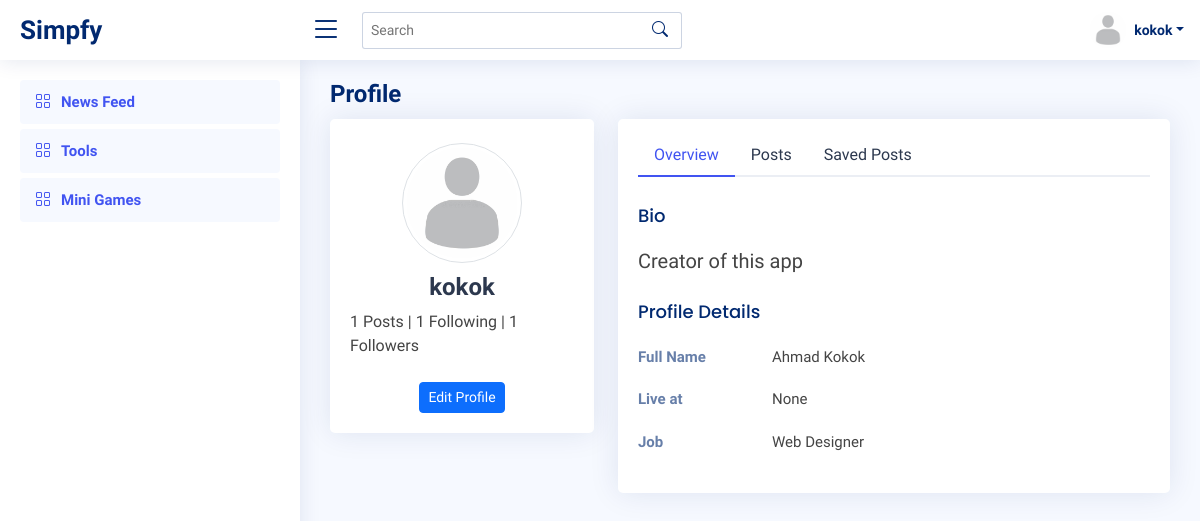
/profile/kokok (signed in), run on an earlier commit of the app's database.
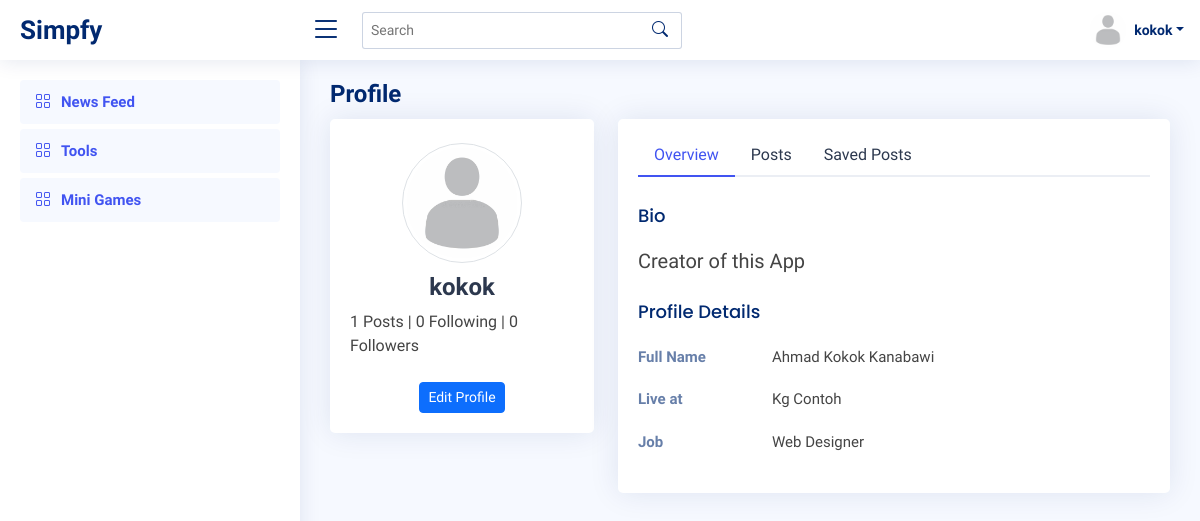
And on a later commit of the database.
### prof/models.py (models this page shows, shortened)
class Profile(models.Model):
    user = models.OneToOneField(User, on_delete=models.CASCADE)
    id_user = models.IntegerField()
    image = models.ImageField(upload_to='profile_images', default='blank.png')
    fname = models.CharField(max_length=300, null=True, blank=True)
    bio = models.CharField(max_length=300, null=True, blank=True)
    location = models.CharField(max_length=300, null=True, blank=True)
    saved = models.ManyToManyField("feed.Feed", related_name="Profile", blank=True)
    def __str__(self):
        return self.user.username

### prof/views.py (the view)
# urls.py: path('profile/<str:pk>', views.profile, name="profile"),
@login_required(login_url='login')
def profile(request, pk):
    user_object = User.objects.get(username=pk)
    user_profile = Profile.objects.get(user=user_object)
    user_posts = Feed.objects.all().filter(user=user_profile)
    user_post_len = len(user_posts)
    following_count = Follow.objects.filter(follower=user_object).count()
    followers_count = Follow.objects.filter(following=user_object).count()
    follow_status = Follow.objects.filter(following=user_object, follower=request.user).exists()
    user_request = User.objects.get(username=request.user.username)
    user_req = Profile.objects.get(user=user_request)
    context = {
        'user_object': user_object,
        'user_profile': user_profile,
        'user_req' : user_req,
        'user_posts' : user_posts,
        'user_post_len' : user_post_len,
        'user_request' : user_request,
        'following_count' : following_count,
        'followers_count' : followers_count,
        'follow_status' : follow_status
    }
    return render(request, 'feed/profile.html', context)

### templates/feed/profile.html (shortened to what this page needs)
{% load static %}
{% include "../header.html" %}
  <main id="main" class="main">
    <div class="pagetitle">
        <h1>Profile</h1>
      </div>
      <section class="section profile">
        <div class="row">
          <div class="col-xl-4">
            <div class="card">
              <div class="card-body profile-card pt-4 d-flex flex-column align-items-center">
                <a href="{{ user_profile.image.url }}">
                <img src="{{ user_profile.image.url }}" alt="Profile" class="rounded-circle img-thumbnail">
                </a>
                <h2>{{ user_profile.user.username }}</h2>
                <div class="mt-2">
                    <p>{{user_post_len}} Posts  |  {{following_count}} Following  |  {{followers_count}} Followers</p>
                </div>
                <form action="/follow" method="POST">
                <div class="mt-2">
                    {% if user_object.username == user.username %}
					          <a href="/settings" class="btn btn-primary btn-sm">Edit Profile</a>
					          {% else %}
                    {% if follow_status == True %}
                    <a href="follow/{{user_object}}/0" class="btn btn-primary btn-sm">Unfollow</a>
                    {% else %}
                    <a href="follow/{{user_object}}/1" class="btn btn-primary btn-sm">Follow</a>
                    {% endif %}
                    {% endif %}
                </form>
                </div>
              </div>
            </div>
          </div>
          <div class="col-xl-8">
            <div class="card">
              <div class="card-body pt-3">
                <ul class="nav nav-tabs nav-tabs-bordered">
                  <li class="nav-item">
                    <button class="nav-link active" data-bs-toggle="tab" data-bs-target="#profile-overview">Overview</button>
                  </li>
                  <li class="nav-item">
                    <button class="nav-link" data-bs-toggle="tab" data-bs-target="#profile-settings">Posts</button>
                  </li>
                  <li class="nav-item">
                    <button class="nav-link" data-bs-toggle="tab" data-bs-target="#saved">Saved Posts</button>
                  </li>
                </ul>
                <div class="tab-content pt-2">
                  <div class="tab-pane fade show active profile-overview" id="profile-overview">
                    <h5 class="card-title">Bio</h5>
                    <h5>{{ user_profile.bio }}</h5>
                    <h5 class="card-title">Profile Details</h5>
                    <div class="row">
                      <div class="col-lg-3 col-md-4 label ">Full Name</div>
                      <div class="col-lg-9 col-md-8">{{ user_profile.fname }}</div>
                    </div>
                    <div class="row">
                      <div class="col-lg-3 col-md-4 label">Live at</div>
                      <div class="col-lg-9 col-md-8">{{ user_profile.location }}</div>
                    </div>
                    <div class="row">
                      <div class="col-lg-3 col-md-4 label">Job</div>
                      <div class="col-lg-9 col-md-8">Web Designer</div>
                    </div>
                  </div>
                </div>
              </div>
            </div>
          </div>
      </section>
  </main>
</body>
</html>

### templates/header.html (shortened to what this page needs)
{% load static %}
<!DOCTYPE html>
<html lang="en">
<head>
  <link href="{% static 'feed/vendor/bootstrap/css/bootstrap.min.css' %}" rel="stylesheet">
  <link href="{% static 'feed/vendor/bootstrap-icons/bootstrap-icons.css' %}" rel="stylesheet">
  <link href="{% static 'feed/vendor/boxicons/css/boxicons.min.css' %}" rel="stylesheet">
  <link href="{% static 'feed/vendor/quill/quill.snow.css' %}" rel="stylesheet">
  <link href="{% static 'feed/vendor/quill/quill.bubble.css' %}" rel="stylesheet">
  <link href="{% static 'feed/vendor/remixicon/remixicon.css' %}" rel="stylesheet">
  <link href="{% static 'feed/vendor/simple-datatables/style.css' %}" rel="stylesheet">
  <link href="{% static 'feed/css/style.css' %}" rel="stylesheet">
  <link href="{% static 'feed/css/custom.css' %}" rel="stylesheet">
</head>
<body>
  <header id="header" class="header fixed-top d-flex align-items-center">
    <div class="d-flex align-items-center justify-content-between">
      <a href="/" class="logo d-flex align-items-center">
        <span class="d-none d-lg-block">Simpfy</span>
      </a>
      <i class="bi bi-list toggle-sidebar-btn"></i>
    </div>
    <div class="search-bar">
      <form class="search-form d-flex align-items-center" method="POST" action="">
        <input type="text" name="query" placeholder="Search" title="Enter search keyword">
        <button type="submit" title="Search"><i class="bi bi-search"></i></button>
      </form>
    </div>
    <nav class="header-nav ms-auto">
      <ul class="d-flex align-items-center">
        <li class="nav-item dropdown pe-3">
          <a class="nav-link nav-profile d-flex align-items-center pe-0" href="#" data-bs-toggle="dropdown">
            <img src="{{ user_req.image.url }}" alt="Profile" class="rounded-circle">
            <span class="d-none d-md-block dropdown-toggle ps-2">{{ user_req.user.username }}</span>
          </a>
        </li>
      </ul>
    </nav>
  </header>
  <aside id="sidebar" class="sidebar">
    <ul class="sidebar-nav" id="sidebar-nav">
      <li class="nav-item">
        <a class="nav-link " href="/">
          <i class="bi bi-grid"></i>
          <span>News Feed</span>
        </a>
      </li>
      <li class="nav-item">
        <a class="nav-link " href="/tools-index">
          <i class="bi bi-grid"></i>
          <span>Tools</span>
        </a>
      </li>
      <li class="nav-item">
        <a class="nav-link " href="/mini-index">
          <i class="bi bi-grid"></i>
          <span>Mini Games</span>
        </a>
      </li>
    </ul>
  </aside>

What changed in the data, as far as the page shows it:
changed Profile "kokok": bio "Creator of this app" → "Creator of this App"; fname "Ahmad Kokok" → "Ahmad Kokok Kanabawi"; location "None" → "Kg Contoh"
Also different on the page:
{{ following_count }}: "1" → "0"
{{ followers_count }}: "1" → "0"
